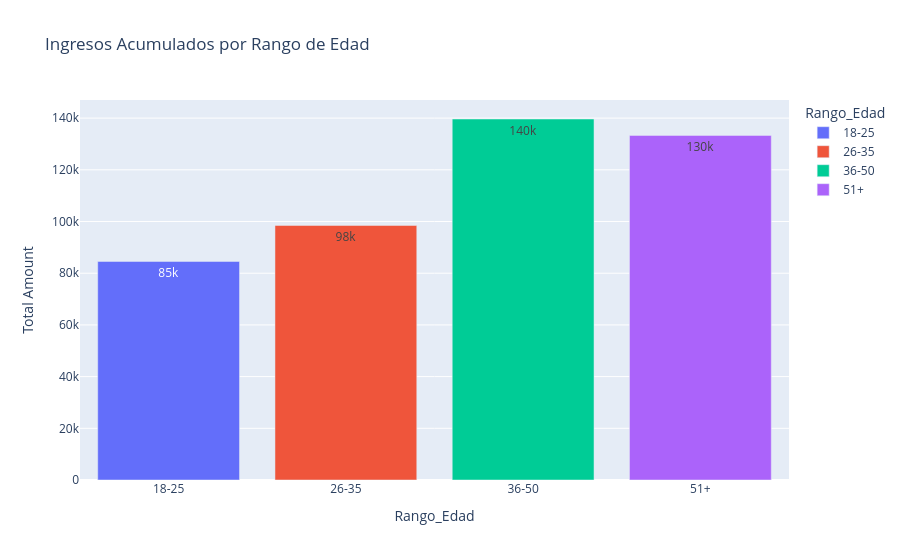

The notebook cell saved with this chart:
### Markdown cell above
# OBJETIVO 4

### Code cell
grafico4 = px.bar(
    analisis, 
    x='Rango_Edad', 
    y='Total Amount', 
    text_auto='.2s',            
    color='Rango_Edad',
    title='Ingresos Acumulados por Rango de Edad'
)

grafico4.show()

print("El rango de edad 36-50 representa el mayor volumen de ingresos acumulados.")

### Figure 1 — Plotly figure (JSON) as saved in the notebook; plotly's stock layout.template omitted (floating-point values rounded to 4 significant figures)
{"data": [{"hovertemplate": "Rango_Edad=%{x}<br>Total Amount=%{y}<extra></extra>", "legendgroup": "18-25", "marker": {"color": "#636efa", "pattern": {"shape": ""}}, "name": "18-25", "orientation": "v", "showlegend": true, "textposition": "auto", "texttemplate": "%{y:.2s}", "type": "bar", "x": ["18-25"], "xaxis": "x", "y": [84550], "yaxis": "y"}, {"hovertemplate": "Rango_Edad=%{x}<br>Total Amount=%{y}<extra></extra>", "legendgroup": "26-35", "marker": {"color": "#EF553B", "pattern": {"shape": ""}}, "name": "26-35", "orientation": "v", "showlegend": true, "textposition": "auto", "texttemplate": "%{y:.2s}", "type": "bar", "x": ["26-35"], "xaxis": "x", "y": [98480], "yaxis": "y"}, {"hovertemplate": "Rango_Edad=%{x}<br>Total Amount=%{y}<extra></extra>", "legendgroup": "36-50", "marker": {"color": "#00cc96", "pattern": {"shape": ""}}, "name": "36-50", "orientation": "v", "showlegend": true, "textposition": "auto", "texttemplate": "%{y:.2s}", "type": "bar", "x": ["36-50"], "xaxis": "x", "y": [139660], "yaxis": "y"}, {"hovertemplate": "Rango_Edad=%{x}<br>Total Amount=%{y}<extra></extra>", "legendgroup": "51+", "marker": {"color": "#ab63fa", "pattern": {"shape": ""}}, "name": "51+", "orientation": "v", "showlegend": true, "textposition": "auto", "texttemplate": "%{y:.2s}", "type": "bar", "x": ["51+"], "xaxis": "x", "y": [133310], "yaxis": "y"}], "layout": {"barmode": "relative", "legend": {"title": {"text": "Rango_Edad"}, "tracegroupgap": 0}, "title": {"text": "Ingresos Acumulados por Rango de Edad"}, "xaxis": {"anchor": "y", "categoryarray": ["18-25", "26-35", "36-50", "51+"], "categoryorder": "array", "domain": [0, 1], "title": {"text": "Rango_Edad"}}, "yaxis": {"anchor": "x", "domain": [0, 1], "title": {"text": "Total Amount"}}}}
